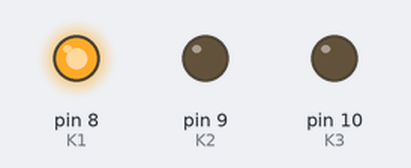
The sketch below on a simulated Arduino Uno, built with avr-gcc and run on an emulated ATmega328P. On the bench: output pins drawn as LEDs (lit = HIGH).

Above: at 2.5 s.
At 7.5 s:
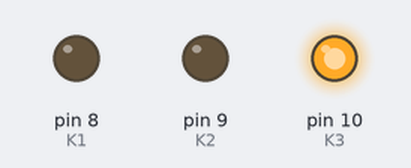
At 10.8 s:
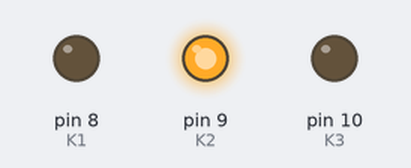
Timing chart, 0 to 15.2 s (numbered marks = the images above):
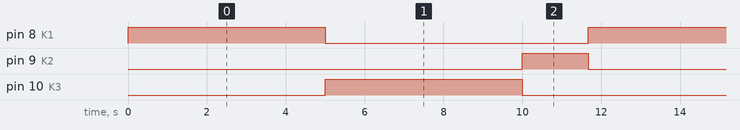

The sketch:

Semaforo.ino
```cpp
/* Francisco Javier Merchán Macías */
/* Semáforo en Arduino UNO         */

const int APAGADO = LOW;
const int ENCENDIDO = HIGH;
const int K1=8; //Rojo
const int K2=9; //Naraja
const int K3=10; //Verde
int TIEMPOENCENDIDO = 5000;

void setup() {
  //Configuramos los pines de los led como OUTPUT y los apagamos.
  pinMode(K1,OUTPUT);
  pinMode(K2,OUTPUT);
  pinMode(K3,OUTPUT);

  digitalWrite(K1,APAGADO);
  digitalWrite(K2,APAGADO);
  digitalWrite(K3,APAGADO);
}

void loop() {
  EncenderRojo();
  EncenderVerde();
  EncenderAmarillo();

}

void EncenderRojo(){
  digitalWrite(K1,ENCENDIDO);
  digitalWrite(K2,APAGADO);
  digitalWrite(K3,APAGADO);
  delay(TIEMPOENCENDIDO);
  }
void EncenderAmarillo(){
  digitalWrite(K1,APAGADO);
  digitalWrite(K2,ENCENDIDO);
  digitalWrite(K3,APAGADO);
  delay(TIEMPOENCENDIDO/3);
  }
void EncenderVerde(){
  digitalWrite(K1,APAGADO);
  digitalWrite(K2,APAGADO);
  digitalWrite(K3,ENCENDIDO);
  delay(TIEMPOENCENDIDO);
  }
```

Measured:
- by itself, pin 8 (K1), pin 10 (K3): alternates HIGH for 5.0 s and LOW for 6.7 s
- by itself, pin 9 (K2): alternates HIGH for 1.7 s and LOW for 10.0 s
- by itself, everything shown: repeats every 11.7 s, in 3 steps
